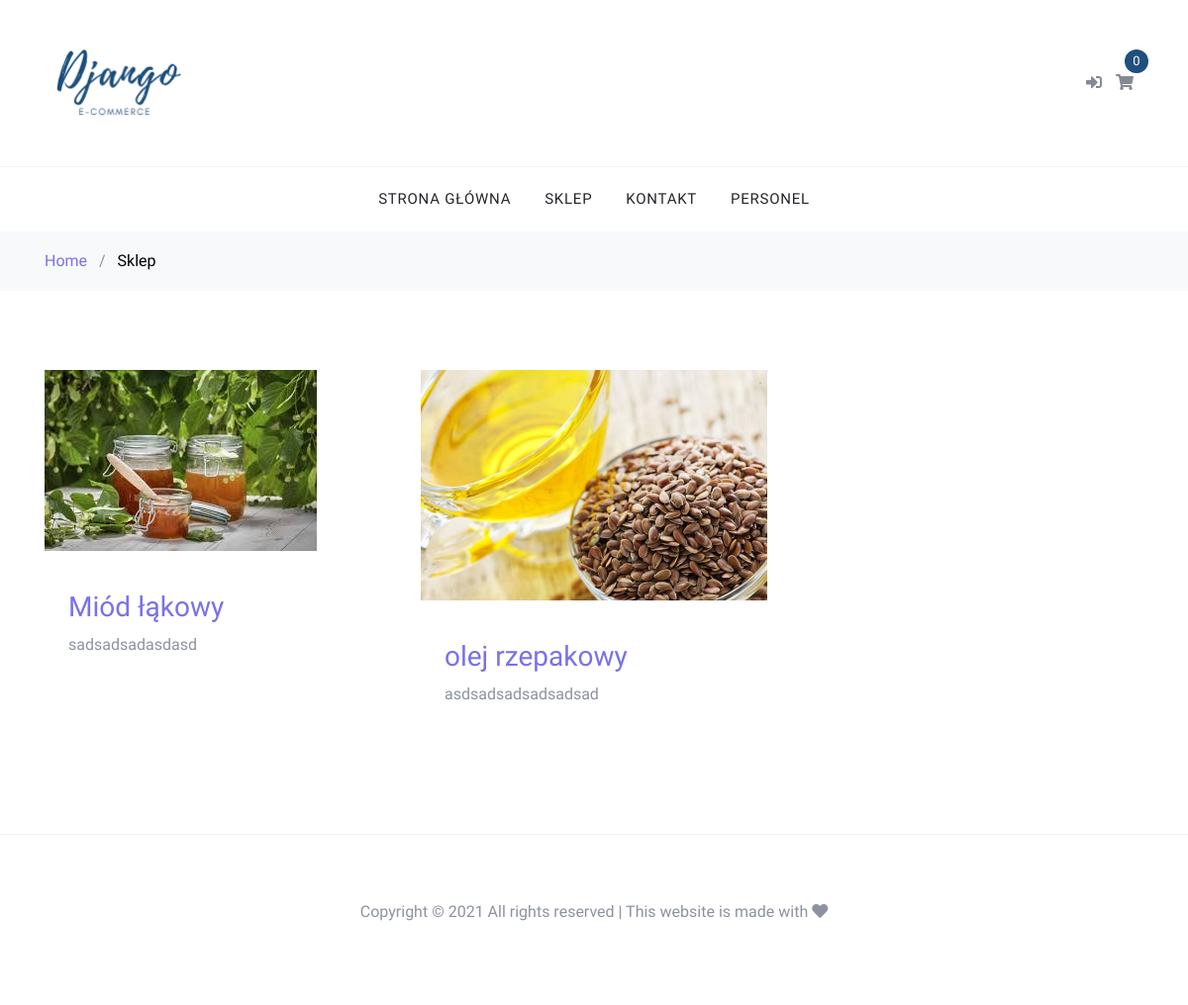
Page /cart/ on the committed database.
### cart/models.py (models this page shows, shortened)
class Product(models.Model):
    title = models.CharField(max_length=150)
    slug = models.SlugField(max_length=150, unique=True)
    image = models.ImageField(upload_to='product_images')
    description = models.TextField()
    created = models.DateTimeField(auto_now_add=True)
    updated = models.DateTimeField(auto_now=True)
    active = models.BooleanField(default=False)
    objects = models.Manager()
    products = ProductMenager()
    def get_absolute_url(self):
        return reverse('cart:product-detail', args=[self.slug])

### cart/views.py (the view)
# urls.py: path('', ProductListView.as_view(), name='product-list'),
class ProductListView(generic.ListView):
    queryset = Product.products.all()
    template_name = 'cart/product_list.html'

### templates/cart/product_list.html
{% extends '../base.html' %}
{% load static %}
{% block content %}
    <div class="bg-light py-3">
        <div class="container">
            <div class="row">
                <div class="col-md-12 mb-0">
                    <a href="{% url 'home' %}">Home</a>
                    <span class="mx-2 mb-0">/
                    </span>
                    <strong class="text-black">Sklep</strong>
                </div>
            </div>
        </div>
    </div>
    <div class="site-section">
        <div class="container">
            <div class="row md-5">
                {% for product in object_list %}
                    <div class="col-lg-4 col-md-6 mb-4" data-aos="fade-up">
                        <figure class="block-4-image">
                            <a href="{{ product.get_absolute_url }}"><img src="{{ product.image.url }}" class="img-fluid"></a>
                        </figure>
                        <div class="block-4-text p-4">
                            <a href="{{ product.get_absolute_url }}">
                                <h3>{{ product.title }}</h3>
                            </a>
                            <p class="mb-0">{{ product.description }}</p>
                        </div>
                    </div>
                {% endfor %}
            </div>
        </div>
    </div>
{% endblock %}

### static/css/style.css (style rules this page uses)
body { line-height: 1.7; color: #8c92a0; font-weight: 300; font-size: 16px; }
a { -webkit-transition: .3s all ease; -o-transition: .3s all ease; transition: .3s all ease; }
.text-black { color: #000; }
.site-section { padding: 2.5em 0; }
@media (min-width: 768px) { .site-section { padding: 5em 0; } }

### rows in the picture
Product: image (picture), title "Miód łąkowy", description "sadsadsadasdasd"
Product: image (picture), title "olej rzepakowy", description "asdsadsadsadsadsad"
